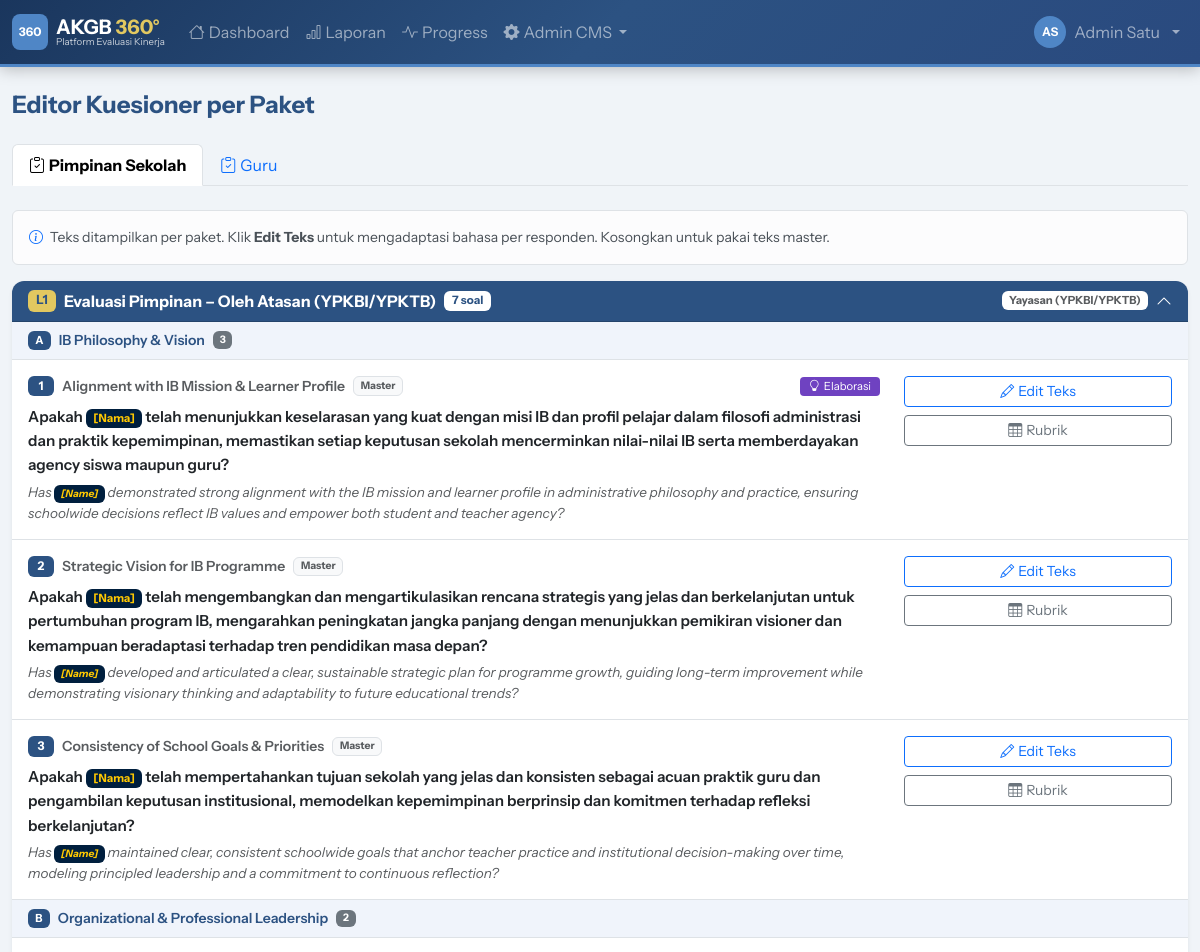
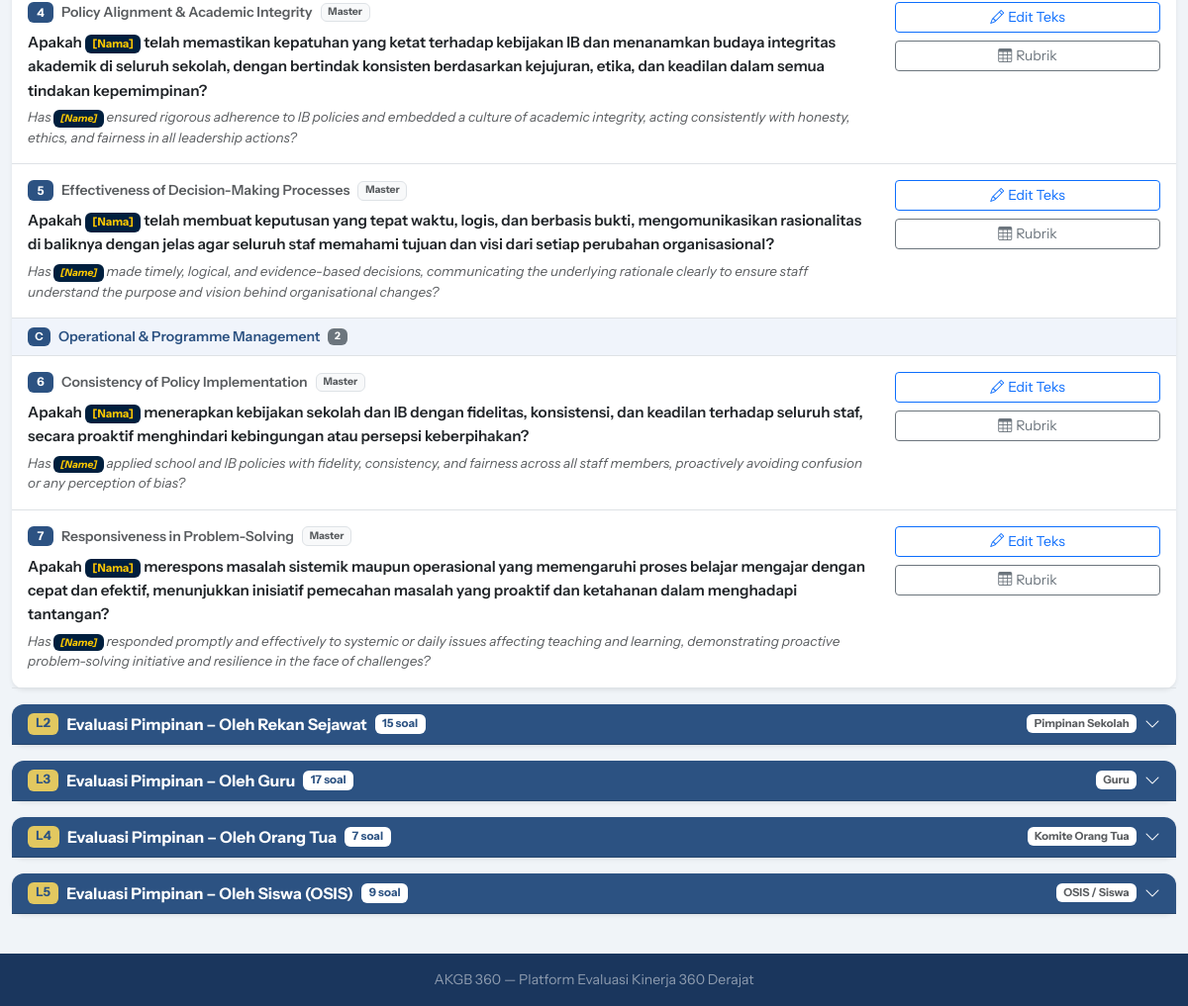
The page /demo/admin/questions.php (signed in) on the database its author committed (2 pictures, top to bottom).
### tables this page shows
CREATE TABLE `eval_types` (
  `id` int NOT NULL AUTO_INCREMENT,
  `code` varchar(20) NOT NULL,
  `name` varchar(100) NOT NULL,
  PRIMARY KEY (`id`),
  UNIQUE KEY `code` (`code`)
);

CREATE TABLE `package_weights` (
  `id` int NOT NULL AUTO_INCREMENT,
  `package_id` int NOT NULL,
  `weight` decimal(4,2) DEFAULT '1.00',
  `notes` varchar(200) DEFAULT NULL,
  PRIMARY KEY (`id`),
  KEY `package_id` (`package_id`),
  CONSTRAINT `package_weights_ibfk_1` FOREIGN KEY (`package_id`) REFERENCES `packages` (`id`) ON DELETE CASCADE
);

CREATE TABLE `packages` (
  `id` int NOT NULL AUTO_INCREMENT,
  `code` varchar(20) NOT NULL,
  `name` varchar(200) NOT NULL,
  `eval_type_id` int NOT NULL,
  `period_id` int DEFAULT NULL COMMENT 'NULL = template global, ada nilai = terikat periode',
  `respondent_type` varchar(50) NOT NULL,
  `description` text,
  `is_self_reflection` tinyint(1) DEFAULT '0',
  PRIMARY KEY (`id`),
  KEY `eval_type_id` (`eval_type_id`),
  KEY `period_id` (`period_id`),
  CONSTRAINT `packages_ibfk_1` FOREIGN KEY (`eval_type_id`) REFERENCES `eval_types` (`id`),
  CONSTRAINT `packages_ibfk_2` FOREIGN KEY (`period_id`) REFERENCES `eval_periods` (`id`) ON DELETE SET NULL
);

CREATE TABLE `package_questions` (
  `id` int NOT NULL AUTO_INCREMENT,
  `package_id` int NOT NULL,
  `question_id` int NOT NULL,
  `question_id_text_override` text COMMENT 'Override teks ID untuk paket ini (NULL = pakai master)',
  `question_en_text_override` text COMMENT 'Override teks EN untuk paket ini (NULL = pakai master)',
  `order_num` int DEFAULT '0',
  PRIMARY KEY (`id`),
  KEY `package_id` (`package_id`),
  KEY `question_id` (`question_id`),
  CONSTRAINT `package_questions_ibfk_1` FOREIGN KEY (`package_id`) REFERENCES `packages` (`id`) ON DELETE CASCADE,
  CONSTRAINT `package_questions_ibfk_2` FOREIGN KEY (`question_id`) REFERENCES `questions` (`id`)
);

CREATE TABLE `standards` (
  `id` int NOT NULL AUTO_INCREMENT,
  `domain_id` int NOT NULL,
  `name` varchar(250) NOT NULL,
  `description` text,
  `extended_description` text,
  `elaboration_id` text,
  `elaboration_en` text,
  `order_num` int DEFAULT '0',
  PRIMARY KEY (`id`),
  KEY `domain_id` (`domain_id`),
  CONSTRAINT `standards_ibfk_1` FOREIGN KEY (`domain_id`) REFERENCES `domains` (`id`)
);

CREATE TABLE `questions` (
  `id` int NOT NULL AUTO_INCREMENT,
  `standard_id` int NOT NULL,
  `question_id_text` text NOT NULL,
  `question_en_text` text NOT NULL,
  PRIMARY KEY (`id`),
  KEY `standard_id` (`standard_id`),
  CONSTRAINT `questions_ibfk_1` FOREIGN KEY (`standard_id`) REFERENCES `standards` (`id`)
);

### public_html/demo/includes/db.php (called while the page is built, shortened)
<?php
class Database {
    private static ?PDO $instance = null;
    public static function getInstance(): PDO {
        if (self::$instance === null) {
            $dsn = "mysql:host=" . DB_HOST . ";dbname=" . DB_NAME . ";charset=" . DB_CHARSET;
            $options = [
                PDO::ATTR_ERRMODE            => PDO::ERRMODE_EXCEPTION,
                PDO::ATTR_DEFAULT_FETCH_MODE => PDO::FETCH_ASSOC,
                PDO::ATTR_EMULATE_PREPARES   => false,
            ];
            try {
                self::$instance = new PDO($dsn, DB_USER, DB_PASS, $options);
            } catch (PDOException $e) {
                die(json_encode(['error' => 'Database connection failed: ' . $e->getMessage()]));
            }
        }
        return self::$instance;
    }
    public static function query(string $sql, array $params = []): PDOStatement {
        $stmt = self::getInstance()->prepare($sql);
        $stmt->execute($params);
        return $stmt;
    }
    public static function fetchAll(string $sql, array $params = []): array {
        return self::query($sql, $params)->fetchAll();
    }
}

### public_html/demo/includes/functions.php (called while the page is built, shortened)
<?php
function h(string $s = ''): string {
    return htmlspecialchars($s, ENT_QUOTES, 'UTF-8');
}
function respondentLabel(string $type): string {
    return match($type) {
        'atasan'        => 'Yayasan (YPKBI/YPKTB)',
        'leader'        => 'Pimpinan Sekolah',
        'peer'          => 'Rekan Sejawat',
        'guru'          => 'Guru',
        'teacher'       => 'Rekan Sejawat (Guru)',
        'ortu'          => 'Komite Orang Tua',
        'siswa'         => 'OSIS / Siswa',
        'student_class' => 'Murid yang Diajar',
        'self'          => 'Refleksi Mandiri',
        default         => ucfirst($type),
    };
}

### public_html/demo/admin/questions.php (the view, shortened to what this page needs)
<?php
require_once __DIR__ . '/../includes/db.php';
require_once __DIR__ . '/../includes/functions.php';
require_once __DIR__ . '/../includes/layout.php';
$tab    = $_GET['tab'] ?? '';
$evalTypes = Database::fetchAll("SELECT * FROM eval_types ORDER BY id");
if (!$tab && !empty($evalTypes)) $tab = $evalTypes[0]['code'];
$currentEt = null;
foreach ($evalTypes as $et) {
    if ($et['code'] === $tab) { $currentEt = $et; break; }
}
$packages = [];
if ($currentEt) {
    $pkgRows = Database::fetchAll("
        SELECT p.*, pw.weight
        FROM packages p
        LEFT JOIN package_weights pw ON pw.package_id = p.id
        WHERE p.eval_type_id = ? AND p.is_self_reflection = 0
        ORDER BY p.id
    ", [$currentEt['id']]);
    foreach ($pkgRows as $pkg) {
        $qRows = Database::fetchAll("
            SELECT
                pq.id as pq_id,
                pq.order_num,
                pq.question_id_text_override,
                pq.question_en_text_override,
                q.id as q_id,
                q.question_id_text as master_id,
                q.question_en_text as master_en,
                s.id as s_id,
                s.name as s_name,
                s.elaboration_id,
                s.elaboration_en,
                d.id as d_id,
                d.name as d_name,
                d.code as d_code
            FROM package_questions pq
            JOIN questions q ON pq.question_id = q.id
            JOIN standards s ON q.standard_id = s.id
            JOIN domains d ON s.domain_id = d.id
            WHERE pq.package_id = ?
            ORDER BY pq.order_num, d.order_num, s.order_num
        ", [$pkg['id']]);
        $byDomain = [];
        foreach ($qRows as $q) {
            $byDomain[$q['d_id']]['name']   = $q['d_name'];
            $byDomain[$q['d_id']]['code']   = $q['d_code'];
            $byDomain[$q['d_id']]['items'][] = $q;
        }
        $qIds = array_unique(array_column($qRows, 'q_id'));
        $descriptors = [];
        if (!empty($qIds)) {
            $rows = Database::fetchAll(
                "SELECT * FROM grade_descriptors WHERE question_id IN (" . implode(',', $qIds) . ") ORDER BY question_id, grade"
            );
            foreach ($rows as $r) $descriptors[$r['question_id']][$r['grade']] = $r;
        }
        $packages[] = array_merge($pkg, [
            'byDomain'    => $byDomain,
            'descriptors' => $descriptors,
            'q_count'     => count($qRows),
        ]);
    }
}
ob_start(); ?>
<ul class="nav nav-tabs mb-4">
  <?php foreach ($evalTypes as $et): ?>
  <li class="nav-item">
    <a class="nav-link <?= $tab===$et['code']?'active fw-bold':'' ?>"
       href="?tab=<?= urlencode($et['code']) ?>">
      <i class="bi bi-clipboard-check me-1"></i><?= h($et['name']) ?>
    </a>
  </li>
  <?php endforeach; ?>
</ul>
<?php if (empty($packages)): ?>
<div class="card">
  <div class="card-body text-center py-5 text-muted">
    <i class="bi bi-inbox display-4 mb-3 d-block"></i>
    <p>Belum ada paket untuk tipe ini.</p>
    <a href="<?= APP_URL ?>/admin/matrix.php?tab=<?= urlencode($tab) ?>" class="btn btn-navy">
      Buat via Matriks Mapping →
    </a>
  </div>
</div>
<?php else: ?>
<div class="alert alert-light border small mb-3">
  <i class="bi bi-info-circle me-1 text-primary"></i>
  Teks ditampilkan per paket. Klik <strong>Edit Teks</strong> untuk mengadaptasi bahasa per responden.
  Kosongkan untuk pakai teks master.
</div>
<?php foreach ($packages as $pi => $pkg):
  $cid = 'pkg' . $pkg['id'];
?>
<div class="card mb-3 border-0 shadow-sm">
  <div class="card-header d-flex justify-content-between align-items-center py-2"
       style="cursor:pointer;background:var(--ktb-navy);color:white"
       data-bs-toggle="collapse" data-bs-target="#<?= $cid ?>"
       aria-expanded="<?= $pi===0?'true':'false' ?>">
    <div class="d-flex align-items-center gap-2">
      <span class="badge" style="background:var(--ktb-gold);color:var(--ktb-navy);font-size:.8rem">
        <?= h($pkg['code']) ?>
      </span>
      <strong><?= h($pkg['name']) ?></strong>
      <span class="badge bg-white text-navy" style="font-size:.72rem">
        <?= $pkg['q_count'] ?> soal
      </span>
    </div>
    <div class="d-flex align-items-center gap-2">
      <span class="badge bg-white text-muted" style="font-size:.7rem">
        <?= h(respondentLabel($pkg['respondent_type'])) ?>
      </span>
      <i class="bi bi-chevron-<?= $pi===0?'up':'down' ?>"></i>
    </div>
  </div>
  <div class="collapse <?= $pi===0?'show':'' ?>" id="<?= $cid ?>">
    <div class="card-body p-0">
      <?php $qNum = 0; foreach ($pkg['byDomain'] as $did => $domain): ?>
      <div class="px-3 py-2 d-flex align-items-center gap-2"
           style="background:#f0f4fb;border-bottom:1px solid #dee2e6">
        <span class="badge" style="background:var(--ktb-navy);font-size:.7rem">
          <?= h($domain['code']) ?>
        </span>
        <span class="fw-semibold small text-navy"><?= h($domain['name']) ?></span>
        <span class="badge bg-secondary" style="font-size:.65rem"><?= count($domain['items']) ?></span>
      </div>
      <?php foreach ($domain['items'] as $q):
        $qNum++;
        $activeId = $q['question_id_text_override'] ?: $q['master_id'];
        $activeEn = $q['question_en_text_override'] ?: $q['master_en'];
        $isOverride = !empty($q['question_id_text_override']);
      ?>
      <div class="border-bottom px-3 py-3">
        <div class="row align-items-start">
          <div class="col-md-9">
            <div class="d-flex align-items-center gap-2 mb-2">
              <span class="badge badge-navy" style="min-width:26px"><?= $qNum ?></span>
              <span class="small fw-semibold text-muted"><?= h($q['s_name']) ?></span>
              <?php if ($isOverride): ?>
              <span class="badge bg-warning text-dark" style="font-size:.65rem">Adaptasi Paket</span>
              <?php else: ?>
              <span class="badge bg-light text-muted border" style="font-size:.65rem">Master</span>
              <?php endif; ?>
              <?php if (!empty($q['elaboration_id'])): ?>
              <button type="button" class="btn btn-sm py-0 px-2 ms-auto"
                style="background:#6f42c1;color:white;font-size:.7rem"
                data-bs-toggle="modal" data-bs-target="#elab<?= $q['s_id'] ?>">
                <i class="bi bi-lightbulb me-1"></i>Elaborasi
              </button>
              <?php endif; ?>
            </div>
            <p class="mb-1 fw-semibold" style="line-height:1.6;font-size:.95rem">
              <?= str_replace('[Nama]', '<span class="badge" style="background:#001f3e;color:#ffc901">[Nama]</span>', h($activeId)) ?>
            </p>
            <?php if ($activeEn): ?>
            <p class="mb-0 text-muted" style="font-size:.85rem;font-style:italic;line-height:1.5">
              <?= str_replace('[Name]', '<span class="badge" style="background:#001f3e;color:#ffc901">[Name]</span>', h($activeEn)) ?>
            </p>
            <?php endif; ?>
          </div>
          <div class="col-md-3 text-md-end mt-2 mt-md-0 d-flex flex-md-column gap-2 justify-content-end">
            <button class="btn btn-sm btn-outline-primary"
              data-bs-toggle="modal" data-bs-target="#editQ<?= $q['pq_id'] ?>">
              <i class="bi bi-pencil me-1"></i>Edit Teks
            </button>
            <button class="btn btn-sm btn-outline-secondary"
              data-bs-toggle="modal" data-bs-target="#rubrik<?= $q['q_id'] ?>">
              <i class="bi bi-table me-1"></i>Rubrik
            </button>
          </div>
        </div>
      </div>
      <?php endforeach;  ?>
      <?php endforeach;  ?>
    </div>
  </div>
</div>
<?php endforeach;  ?>
<?php endif; ?>

### public_html/demo/assets/css/style.css (style rules this page uses)
:root { --ktb-navy: #2C5282; --ktb-navy-dark: #1A365D; --ktb-navy-light: #2A4A7F; --ktb-blue: #4F86C6; --ktb-blue-light: #6B9FD4; --ktb-blue-dark: #3A6FA8; --ktb-gold: #E2C860; --ktb-gold-light: #EDF2F7; --ktb-sunshade: #ff9a31; --ktb-aqua: #F0F4F8; --ktb-platinum: #C3D9ED; --ktb-gray: #F0F4F8; }
body { background: var(--ktb-aqua); min-height: 100vh; display: flex; flex-direction: column; font-family: 'Instrument Sans', 'Segoe UI', system-ui, sans-serif; }
.text-navy { color: var(--ktb-navy) !important; }
.card { border: none; box-shadow: 0 2px 10px rgba(0,0,0,.08); border-radius: 12px; }
.card-header { background: var(--ktb-navy); color: white; border-radius: 12px 12px 0 0 !important; font-weight: 600; }
.badge-navy { background: var(--ktb-navy); color: white; }

### rows shown on the page
eval_types: name "Pimpinan Sekolah"
eval_types: name "Guru"
package_weights: package.code "L1", package.name "Evaluasi Pimpinan – Oleh Atasan (YPKBI/YPKTB)", q_count "7", package.respondent_type "Yayasan (YPKBI/YPKTB)", code "A", name "IB Philosophy & Vision", count($domain['items']) "3", code "B", name "Organizational & Professional Leadership", count($domain['items']) "2", code "C", name "Operational & Programme Management"
package_questions: standards.name "Alignment with IB Mission & Learner Profile", shows "Master", question_id_text_override.question_id_text "Apakah [Nama] telah menunjukkan keselarasan yang kuat dengan misi IB dan profil pelajar dalam filosofi administrasi dan praktik kepemimpinan, memastikan setiap keputusan sekolah mencerminkan nilai-nilai IB serta memberdayakan agency siswa maupun guru?", question_en_text_override.question_en_text "Has [Name] demonstrated strong alignment with the IB mission and learner profile in administrative philosophy and practice, ensuring schoolwide decisions reflect IB values and empower both student and teacher agency?"
package_questions: standards.name "Strategic Vision for IB Programme", shows "Master", question_id_text_override.question_id_text "Apakah [Nama] telah mengembangkan dan mengartikulasikan rencana strategis yang jelas dan berkelanjutan untuk pertumbuhan program IB, mengarahkan peningkatan jangka panjang dengan menunjukkan pemikiran visioner dan kemampuan beradaptasi terhadap tren pendidikan masa depan?", question_en_text_override.question_en_text "Has [Name] developed and articulated a clear, sustainable strategic plan for programme growth, guiding long-term improvement while demonstrating visionary thinking and adaptability to future educational trends?"
package_questions: standards.name "Consistency of School Goals & Priorities", shows "Master", question_id_text_override.question_id_text "Apakah [Nama] telah mempertahankan tujuan sekolah yang jelas dan konsisten sebagai acuan praktik guru dan pengambilan keputusan institusional, memodelkan kepemimpinan berprinsip dan komitmen terhadap refleksi berkelanjutan?", question_en_text_override.question_en_text "Has [Name] maintained clear, consistent schoolwide goals that anchor teacher practice and institutional decision-making over time, modeling principled leadership and a commitment to continuous reflection?"
package_questions: standards.name "Policy Alignment & Academic Integrity", shows "Master", question_id_text_override.question_id_text "Apakah [Nama] telah memastikan kepatuhan yang ketat terhadap kebijakan IB dan menanamkan budaya integritas akademik di seluruh sekolah, dengan bertindak konsisten berdasarkan kejujuran, etika, dan keadilan dalam semua tindakan kepemimpinan?", question_en_text_override.question_en_text "Has [Name] ensured rigorous adherence to IB policies and embedded a culture of academic integrity, acting consistently with honesty, ethics, and fairness in all leadership actions?"
package_questions: standards.name "Effectiveness of Decision-Making Processes", shows "Master", question_id_text_override.question_id_text "Apakah [Nama] telah membuat keputusan yang tepat waktu, logis, dan berbasis bukti, mengomunikasikan rasionalitas di baliknya dengan jelas agar seluruh staf memahami tujuan dan visi dari setiap perubahan organisasional?", question_en_text_override.question_en_text "Has [Name] made timely, logical, and evidence-based decisions, communicating the underlying rationale clearly to ensure staff understand the purpose and vision behind organisational changes?"
package_questions: standards.name "Consistency of Policy Implementation", shows "Master", question_id_text_override.question_id_text "Apakah [Nama] menerapkan kebijakan sekolah dan IB dengan fidelitas, konsistensi, dan keadilan terhadap seluruh staf, secara proaktif menghindari kebingungan atau persepsi keberpihakan?", question_en_text_override.question_en_text "Has [Name] applied school and IB policies with fidelity, consistency, and fairness across all staff members, proactively avoiding confusion or any perception of bias?"
package_questions: standards.name "Responsiveness in Problem-Solving", shows "Master", question_id_text_override.question_id_text "Apakah [Nama] merespons masalah sistemik maupun operasional yang memengaruhi proses belajar mengajar dengan cepat dan efektif, menunjukkan inisiatif pemecahan masalah yang proaktif dan ketahanan dalam menghadapi tantangan?", question_en_text_override.question_en_text "Has [Name] responded promptly and effectively to systemic or daily issues affecting teaching and learning, demonstrating proactive problem-solving initiative and resilience in the face of challenges?"
package_weights: package.code "L2", package.name "Evaluasi Pimpinan – Oleh Rekan Sejawat", q_count "15", package.respondent_type "Pimpinan Sekolah"

### other values the page prints
$initials "AS"
$name "Admin Satu"
$title "Editor Kuesioner per Paket"
